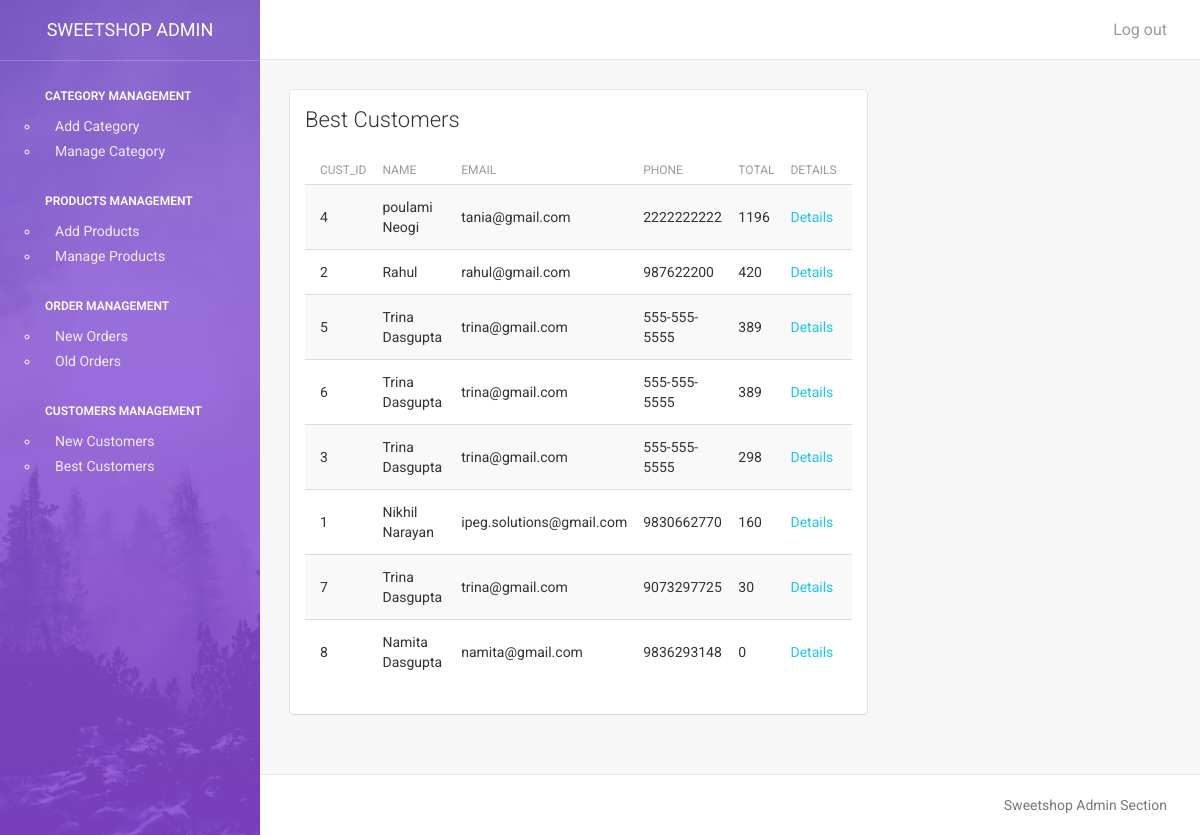
Screenshot of /admin/best_customers.php (signed in) with the database file from the repository.
### tables this page shows
CREATE TABLE `customers` (
  `cust_id` int(11) NOT NULL,
  `cust_name` varchar(50) NOT NULL,
  `cust_email` varchar(50) NOT NULL,
  `cust_phone` varchar(20) NOT NULL,
  `cust_address` varchar(250) NOT NULL,
  `password` varchar(50) NOT NULL
);

### www/admin/best_customers.php (the view, shortened to what this page needs)
<?php
include "lib/config.php";
include "lib/header.php";
?>
<div class="col-md-8">
    <div class="card">
        <div class="header">
            <h4 class="title">Best Customers</h4>
        </div>
        <div class="content">
             <table class="table table-hover table-striped">
                                    <thead>
                                        <th>Cust_Id</th>
                                        <th>Name</th>
                                        <th>Email</th>
                                        <th>Phone</th>
                                        <th>Total</th>
                                        <th>Details</th>
                                    </thead>
                                    <tbody>
            <?php
            $sql = "SELECT * FROM `customers` WHERE 1";
            $res = $db->query($sql);
            while($row = $res->fetch_array())
            {
            $cust_id = $row['cust_id'];
            $sql2 = "SELECT * FROM `orders` WHERE `cust_id` = '$row[cust_id]'";
            $res2 = $db->query($sql2);
            $row2 = $res2->fetch_array();
            $total = 0;
            $sql3 = "SELECT * FROM `cartitems` WHERE `order_id` = '$row2[order_id]'";
            $res3 = $db->query($sql3);
            while( $row3 = $res3->fetch_array() )
            {
                $total += $row3['product_price'] * $row3['quantity'];
            }
            $arr_totals[$cust_id] = $total;
            $arr_rows  [$cust_id]   = "<tr>
                                    <td>$row[cust_id]</td>
                                    <td>$row[cust_name]</td>
                                    <td>$row[cust_email]</td>
                                    <td>$row[cust_phone]</td>
                                    <td>$total</td>
                                    <td><A HREF = \"?????.php?del_id=$row[cid]\">Details</A></td>
                                </tr>";
            }
            for ($i=0; $i< count($arr_totals); $i++) {
                for ($j=$i+1; $j< count($arr_rows); $j++) {
                    if ( $arr_totals[$i] < $arr_totals[$j] ) {
                        $temp           = $arr_totals[$i];
                        $arr_totals[$i] = $arr_totals[$j];
                        $arr_totals[$j] = $temp;
                        $temp           = $arr_rows[$i];
                        $arr_rows[$i]   = $arr_rows[$j];
                        $arr_rows[$j]   = $temp;
                    }
                }
            }
            for ($i=0; $i< count($arr_totals); $i++) {
                print $arr_rows[$i];
            }
            ?>
                                    </tbody>
                                </table>
        </div>
    </div>
</div>
<?php
include "lib/footer.php";
?>

### rows the page displays
customers: cust_id "4", cust_name "poulami Neogi", cust_email "tania@gmail.com", cust_phone "2222222222", total "1196"
customers: cust_id "2", cust_name "Rahul", cust_email "rahul@gmail.com", cust_phone "987622200", total "420"
customers: cust_id "5", cust_name "Trina Dasgupta", cust_email "trina@gmail.com", cust_phone "555-555-5555", total "389"
customers: cust_id "6", cust_name "Trina Dasgupta", cust_email "trina@gmail.com", cust_phone "555-555-5555", total "389"
customers: cust_id "3", cust_name "Trina Dasgupta", cust_email "trina@gmail.com", cust_phone "555-555-5555", total "298"
customers: cust_id "1", cust_name "Nikhil Narayan", cust_email "ipeg.solutions@gmail.com", cust_phone "9830662770", total "160"
customers: cust_id "7", cust_name "Trina Dasgupta", cust_email "trina@gmail.com", cust_phone "9073297725", total "30"
customers: cust_id "8", cust_name "Namita Dasgupta", cust_email "namita@gmail.com", cust_phone "9836293148", total "0"
